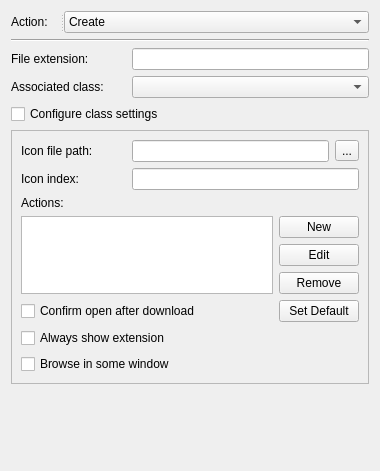
<?xml version="1.0" encoding="UTF-8"?>
<ui version="4.0">
 <class>FileExtensionWidget</class>
 <widget class="QWidget" name="FileExtensionWidget">
  <property name="geometry">
   <rect>
    <x>0</x>
    <y>0</y>
    <width>380</width>
    <height>471</height>
   </rect>
  </property>
  <property name="windowTitle">
   <string>Form</string>
  </property>
  <layout class="QGridLayout" name="gridLayout_2">
   <item row="3" column="0">
    <widget class="QLabel" name="classLabel">
     <property name="text">
      <string>Associated class:</string>
     </property>
     <property name="buddy">
      <cstring>classComboBox</cstring>
     </property>
    </widget>
   </item>
   <item row="2" column="1" colspan="2">
    <widget class="QLineEdit" name="fileExtentionLineEdit"/>
   </item>
   <item row="3" column="1" colspan="2">
    <widget class="QComboBox" name="classComboBox"/>
   </item>
   <item row="4" column="0" colspan="2">
    <widget class="QCheckBox" name="settingsCheckBox">
     <property name="text">
      <string>Configure class settings</string>
     </property>
    </widget>
   </item>
   <item row="2" column="0">
    <widget class="QLabel" name="fileExtentionLabel">
     <property name="text">
      <string>File extension:</string>
     </property>
     <property name="buddy">
      <cstring>fileExtentionLineEdit</cstring>
     </property>
    </widget>
   </item>
   <item row="1" column="0" colspan="3">
    <widget class="Line" name="line">
     <property name="font">
      <font>
       <pointsize>9</pointsize>
      </font>
     </property>
     <property name="orientation">
      <enum>Qt::Horizontal</enum>
     </property>
    </widget>
   </item>
   <item row="5" column="0" colspan="3">
    <widget class="QFrame" name="frame">
     <property name="frameShape">
      <enum>QFrame::StyledPanel</enum>
     </property>
     <property name="frameShadow">
      <enum>QFrame::Raised</enum>
     </property>
     <layout class="QGridLayout" name="gridLayout">
      <item row="0" column="0">
       <widget class="QLabel" name="iconPathLabel">
        <property name="sizePolicy">
         <sizepolicy hsizetype="Fixed" vsizetype="Preferred">
          <horstretch>117</horstretch>
          <verstretch>0</verstretch>
         </sizepolicy>
        </property>
        <property name="minimumSize">
         <size>
          <width>105</width>
          <height>0</height>
         </size>
        </property>
        <property name="text">
         <string>Icon file path:</string>
        </property>
        <property name="buddy">
         <cstring>iconPathLineEdit</cstring>
        </property>
       </widget>
      </item>
      <item row="0" column="1" colspan="2">
       <widget class="QLineEdit" name="iconPathLineEdit"/>
      </item>
      <item row="0" column="3">
       <widget class="QToolButton" name="iconPathToolButton">
        <property name="text">
         <string>...</string>
        </property>
       </widget>
      </item>
      <item row="1" column="0">
       <widget class="QLabel" name="iconIndexLabel">
        <property name="sizePolicy">
         <sizepolicy hsizetype="Fixed" vsizetype="Preferred">
          <horstretch>117</horstretch>
          <verstretch>0</verstretch>
         </sizepolicy>
        </property>
        <property name="minimumSize">
         <size>
          <width>105</width>
          <height>0</height>
         </size>
        </property>
        <property name="text">
         <string>Icon index:</string>
        </property>
        <property name="buddy">
         <cstring>iconIndexLineEdit</cstring>
        </property>
       </widget>
      </item>
      <item row="1" column="1" colspan="3">
       <widget class="QLineEdit" name="iconIndexLineEdit">
        <property name="enabled">
         <bool>true</bool>
        </property>
        <property name="layoutDirection">
         <enum>Qt::LeftToRight</enum>
        </property>
        <property name="echoMode">
         <enum>QLineEdit::Normal</enum>
        </property>
       </widget>
      </item>
      <item row="2" column="0">
       <widget class="QLabel" name="actionIconLabel">
        <property name="text">
         <string>Actions:</string>
        </property>
        <property name="buddy">
         <cstring>iconTableWidget</cstring>
        </property>
       </widget>
      </item>
      <item row="3" column="0" rowspan="3" colspan="2">
       <widget class="QTableWidget" name="iconTableWidget"/>
      </item>
      <item row="3" column="2" colspan="2">
       <widget class="QPushButton" name="newPushButton">
        <property name="text">
         <string>New</string>
        </property>
       </widget>
      </item>
      <item row="4" column="2" colspan="2">
       <widget class="QPushButton" name="editPushButton">
        <property name="text">
         <string>Edit</string>
        </property>
       </widget>
      </item>
      <item row="5" column="2" colspan="2">
       <widget class="QPushButton" name="removePushButton">
        <property name="text">
         <string>Remove</string>
        </property>
       </widget>
      </item>
      <item row="6" column="0" colspan="2">
       <widget class="QCheckBox" name="openAftercheckBox">
        <property name="text">
         <string>Confirm open after download</string>
        </property>
       </widget>
      </item>
      <item row="6" column="2" colspan="2">
       <widget class="QPushButton" name="setDefaultPushButton">
        <property name="text">
         <string>Set Default</string>
        </property>
       </widget>
      </item>
      <item row="7" column="0" colspan="2">
       <widget class="QCheckBox" name="alwaysCheckBox">
        <property name="text">
         <string>Always show extension</string>
        </property>
       </widget>
      </item>
      <item row="8" column="0" colspan="2">
       <widget class="QCheckBox" name="browseCheckBox">
        <property name="text">
         <string>Browse in some window</string>
        </property>
       </widget>
      </item>
     </layout>
    </widget>
   </item>
   <item row="6" column="0" colspan="3">
    <spacer name="verticalSpacer">
     <property name="orientation">
      <enum>Qt::Vertical</enum>
     </property>
     <property name="sizeType">
      <enum>QSizePolicy::Expanding</enum>
     </property>
     <property name="sizeHint" stdset="0">
      <size>
       <width>20</width>
       <height>40</height>
      </size>
     </property>
    </spacer>
   </item>
   <item row="0" column="0" colspan="3">
    <widget class="QSplitter" name="splitter">
     <property name="orientation">
      <enum>Qt::Horizontal</enum>
     </property>
     <widget class="QLabel" name="actionLabel">
      <property name="sizePolicy">
       <sizepolicy hsizetype="Preferred" vsizetype="Preferred">
        <horstretch>1</horstretch>
        <verstretch>0</verstretch>
       </sizepolicy>
      </property>
      <property name="font">
       <font>
        <pointsize>9</pointsize>
       </font>
      </property>
      <property name="text">
       <string>Action:</string>
      </property>
      <property name="buddy">
       <cstring>actionComboBox</cstring>
      </property>
     </widget>
     <widget class="QComboBox" name="actionComboBox">
      <property name="sizePolicy">
       <sizepolicy hsizetype="Preferred" vsizetype="Fixed">
        <horstretch>3</horstretch>
        <verstretch>0</verstretch>
       </sizepolicy>
      </property>
      <property name="currentText">
       <string>Create</string>
      </property>
      <item>
       <property name="text">
        <string>Create</string>
       </property>
      </item>
      <item>
       <property name="text">
        <string>Replace</string>
       </property>
      </item>
      <item>
       <property name="text">
        <string>Update</string>
       </property>
      </item>
      <item>
       <property name="text">
        <string>Delete</string>
       </property>
      </item>
     </widget>
    </widget>
   </item>
  </layout>
 </widget>
 <tabstops>
  <tabstop>actionComboBox</tabstop>
  <tabstop>fileExtentionLineEdit</tabstop>
  <tabstop>classComboBox</tabstop>
  <tabstop>settingsCheckBox</tabstop>
  <tabstop>iconPathLineEdit</tabstop>
  <tabstop>iconPathToolButton</tabstop>
  <tabstop>iconIndexLineEdit</tabstop>
  <tabstop>iconTableWidget</tabstop>
  <tabstop>newPushButton</tabstop>
  <tabstop>editPushButton</tabstop>
  <tabstop>removePushButton</tabstop>
  <tabstop>setDefaultPushButton</tabstop>
  <tabstop>openAftercheckBox</tabstop>
  <tabstop>alwaysCheckBox</tabstop>
  <tabstop>browseCheckBox</tabstop>
 </tabstops>
 <resources/>
 <connections>
  <connection>
   <sender>settingsCheckBox</sender>
   <signal>toggled(bool)</signal>
   <receiver>frame</receiver>
   <slot>setEnabled(bool)</slot>
   <hints>
    <hint type="sourcelabel">
     <x>128</x>
     <y>122</y>
    </hint>
    <hint type="destinationlabel">
     <x>189</x>
     <y>280</y>
    </hint>
   </hints>
  </connection>
 </connections>
</ui>
